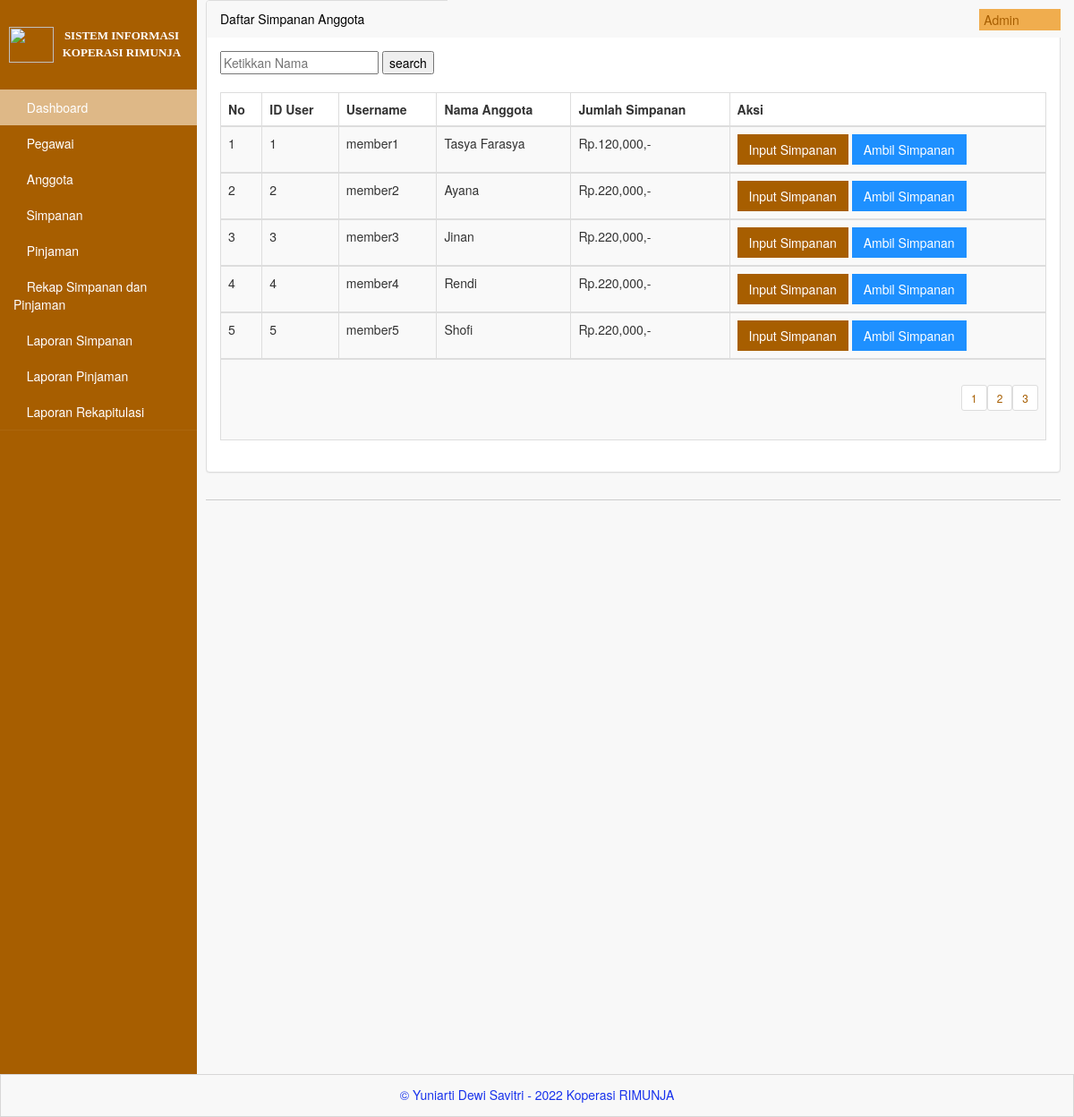
/admin/index.php?menu=simpanan (signed in), run on the app's committed database.
### tables this page shows
CREATE TABLE IF NOT EXISTS `anggota` (
  `id_user` int(11) NOT NULL AUTO_INCREMENT,
  `username` varchar(16) DEFAULT NULL,
  `password` varchar(16) DEFAULT NULL,
  `nama` varchar(50) DEFAULT NULL,
  `nik` bigint(16) DEFAULT NULL,
  `tgl_lahir` date DEFAULT NULL,
  `jenis_kelamin` varchar(9) DEFAULT NULL,
  `pekerjaan` varchar(16) DEFAULT NULL,
  `alamat` varchar(50) DEFAULT NULL,
  `no_hp` char(20) DEFAULT NULL,
  `simpan` varchar(16) DEFAULT NULL,
  `pinjaman` varchar(16) DEFAULT NULL,
  PRIMARY KEY (`id_user`)
);

### admin/simpanan.php (the view, shortened to what this page needs)
<?php
$row = 5;
$hal = isset($_GET['hal']) ? $_GET['hal'] : 0;
$Cari = "SELECT * FROM anggota";
$Tampil = mysql_query($Cari);
$jml	 = mysql_num_rows($Tampil);
$max	 = ceil($jml/$row);
?>
<div class="panel panel-default">
	<div class="panel-heading">
		Daftar Simpanan Anggota
	</div>
	<div class="panel-body">
		<div class="table-responsive">
		<form method="post" action="index.php?menu=pencariansimpanan">
		 <input type="text" name="search" placeholder="Ketikkan Nama">
		 <input type="submit" name="submit" value="search"">
		</form>
		<br>
			<table class="table table-striped table-bordered table-hover">
				<thead>
					<tr>
					<th>No</th>
						<th>ID User</th>
						<th>Username</th>
						<th>Nama Anggota</th>
						<th>Jumlah Simpanan</th>
						<th>Aksi</th>
					</tr>
				</thead>
			<?php
				$Cari = "SELECT * FROM anggota ORDER BY id_user ASC LIMIT $hal, $row";
				$Tampil = mysql_query($Cari);
				$nomer  = 0;
				 while ($hasil = mysql_fetch_array ($Tampil)) {
						$nomer++;
			?>
				<tbody>
					<tr>
						<td><?php echo $nomer;?></td>
						<td><?php  echo $hasil['id_user'];?></td>
						<td><?php  echo $hasil['username'];?></td>
						<td><?php  echo $hasil['nama'];?></td>
						<td>Rp.<?php  echo number_format( $hasil['simpan']);?>,-</td>
						<td>
						<div class='btn-group'>
							<a href="index.php?menu=form-simpanan&id_user=<?php echo $hasil['id_user']; ?>"class="btn btn-primary btn-rect">Input Simpanan</a>
						</div>
						<div class='btn-group'>
						<a href="index.php?menu=form-ambil-simpanan&id_user=<?php echo $hasil['id_user']; ?>"class="btn btn-detail btn-rect">Ambil Simpanan</a>
						</div>
						</td>
					</tr>
				</tbody>
			<?php } ?>
					<tr>
						<td colspan="7" align="right">
						<?php
						for($h = 1; $h <= $max; $h++){
							$list[$h] = $row*$h-$row;
							echo "<ul class='pagination pagination-sm'><li><a href='?menu=simpanan&hal=$list[$h]'>$h</a></li></ul>";
						}
						?></td>
					</tr>
			</table>
		</div>
	</div>
</div>

### css/main.css (style rules this page uses)
@media (min-width: 768px) { html, body { height: 100%; } }
body.padTop53 { padding-top: 0px; overflow: visible; }
@media (min-width: 802px) { body.padTop53 { padding-top: 0px; } }
.btn-rect { border-radius: 0 !important; }

### css/MoneAdmin.css (style rules this page uses)
body { background-color: #f8f8f8; }

### data on the page
anggota: id_user "1", username "member1", nama "Tasya Farasya", simpan "120,000"
anggota: id_user "2", username "member2", nama "Ayana", simpan "220,000"
anggota: id_user "3", username "member3", nama "Jinan", simpan "220,000"
anggota: id_user "4", username "member4", nama "Rendi", simpan "220,000"
anggota: id_user "5", username "member5", nama "Shofi", simpan "220,000"

### other printed values
$_SESSION["nama"] "Admin"
